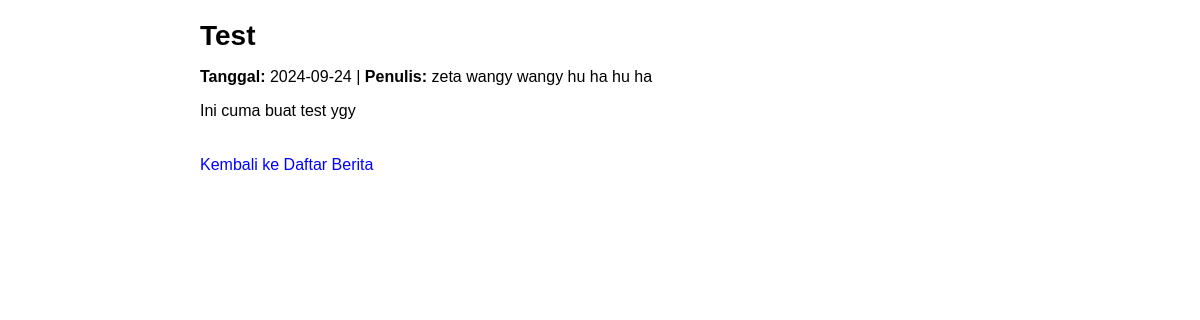
The app's page /detail-berita.php?id=1 with its own data.
### tables this page shows
CREATE TABLE IF NOT EXISTS `tb_berita` (
  `id` int NOT NULL AUTO_INCREMENT,
  `judul` varchar(255) NOT NULL,
  `isi` text NOT NULL,
  `tanggal` date NOT NULL,
  `author` varchar(100) NOT NULL,
  PRIMARY KEY (`id`)
);

### detail-berita.php (the view, shortened to what this page needs)
<?php
include 'koneksi.php';
if (isset($_GET['id'])) {
    $id = $_GET['id'];
    $sql = "SELECT judul, isi, tanggal, author FROM tb_berita WHERE id = $id";
    $result = $conn->query($sql);
    if ($result->num_rows > 0) {
        $row = $result->fetch_assoc();
    } else {
        echo "Berita tidak ditemukan.";
        exit;
    }
} else {
    echo "ID berita tidak valid.";
    exit;
}
?>
<!DOCTYPE html>
<html lang="en">
<head>
    <link rel="stylesheet" href="css/detail-berita.css">
</head>
<body>
    <div class="news-container">
        <h1><?php echo $row['judul']; ?></h1>
        <p><strong>Tanggal: </strong><?php echo $row['tanggal']; ?> | <strong>Penulis: </strong><?php echo $row['author']; ?></p>
        <p><?php echo nl2br($row['isi']); ?></p>
        <a class="back-link" href="index.php">Kembali ke Daftar Berita</a>
    </div>
</body>
</html>

### css/detail-berita.css (style rules this page uses)
body { font-family: Arial, sans-serif; margin: 20px; }
.news-container { max-width: 800px; margin: auto; }
.news-container h1 { font-size: 28px; margin-bottom: 10px; }
.news-container p { font-size: 16px; }
.back-link { margin-top: 20px; display: inline-block; color: blue; text-decoration: none; }

### records on screen
tb_berita: judul "Test", tanggal "2024-09-24", author "zeta wangy wangy hu ha hu ha", isi "Ini cuma buat test ygy"
